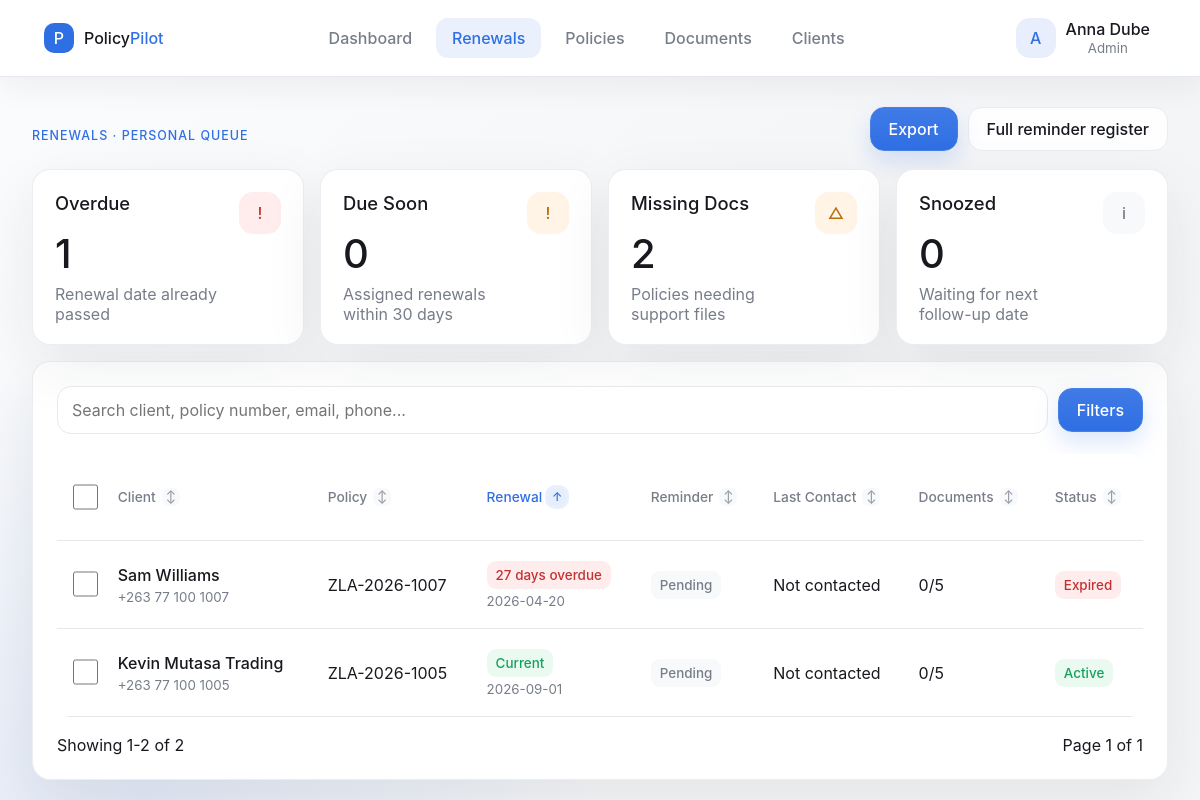
Screenshot of /?page=my_tasks (signed in) with the database file from the repository.
### tables this page shows
CREATE TABLE users (
  id INT UNSIGNED AUTO_INCREMENT PRIMARY KEY,
  name VARCHAR(120) NOT NULL,
  email VARCHAR(190) NOT NULL UNIQUE,
  role VARCHAR(80) NOT NULL DEFAULT 'viewer',
  password_hash VARCHAR(255) NOT NULL,
  is_active TINYINT(1) NOT NULL DEFAULT 1,
  created_at TIMESTAMP NOT NULL DEFAULT CURRENT_TIMESTAMP,
  updated_at TIMESTAMP NOT NULL DEFAULT CURRENT_TIMESTAMP ON UPDATE CURRENT_TIMESTAMP,
  deleted_at DATETIME NULL,
  INDEX idx_users_role (role),
  INDEX idx_users_active (is_active),
  INDEX idx_users_deleted (deleted_at)
);

CREATE TABLE roles (
  id INT UNSIGNED AUTO_INCREMENT PRIMARY KEY,
  slug VARCHAR(80) NOT NULL UNIQUE,
  name VARCHAR(120) NOT NULL,
  description VARCHAR(255) NULL,
  is_system TINYINT(1) NOT NULL DEFAULT 0,
  created_at TIMESTAMP NOT NULL DEFAULT CURRENT_TIMESTAMP,
  updated_at TIMESTAMP NOT NULL DEFAULT CURRENT_TIMESTAMP ON UPDATE CURRENT_TIMESTAMP
);

CREATE TABLE policies (
  id INT UNSIGNED AUTO_INCREMENT PRIMARY KEY,
  client_id INT UNSIGNED NOT NULL,
  policy_number VARCHAR(60) NOT NULL UNIQUE,
  insurance_type VARCHAR(80) NOT NULL,
  premium_amount DECIMAL(12,2) NOT NULL,
  payment_frequency ENUM('Monthly', 'Quarterly', 'Annually') NOT NULL DEFAULT 'Monthly',
  start_date DATE NOT NULL,
  renewal_date DATE NOT NULL,
  reminder_days INT UNSIGNED NOT NULL DEFAULT 30,
  reminder_status ENUM('Pending', 'Contacted', 'Snoozed', 'Failed', 'Resolved') NOT NULL DEFAULT 'Pending',
  reminder_note VARCHAR(255) NULL,
  reminder_last_contacted_at DATETIME NULL,
  reminder_snoozed_until DATE NULL,
  status ENUM('Active', 'Expired', 'Pending Renewal') NOT NULL DEFAULT 'Active',
  assigned_to INT UNSIGNED NULL,
  notes TEXT NULL,
  created_by INT UNSIGNED NULL,
  updated_by INT UNSIGNED NULL,
  created_at TIMESTAMP NOT NULL DEFAULT CURRENT_TIMESTAMP,
  updated_at TIMESTAMP NOT NULL DEFAULT CURRENT_TIMESTAMP ON UPDATE CURRENT_TIMESTAMP,
  deleted_at DATETIME NULL,
  CONSTRAINT fk_policies_client FOREIGN KEY (client_id) REFERENCES clients(id) ON DELETE RESTRICT,
  CONSTRAINT fk_policies_created_by FOREIGN KEY (created_by) REFERENCES users(id) ON DELETE SET NULL,
  CONSTRAINT fk_policies_updated_by FOREIGN KEY (updated_by) REFERENCES users(id) ON DELETE SET NULL,
  CONSTRAINT fk_policies_assigned_to FOREIGN KEY (assigned_to) REFERENCES users(id) ON DELETE SET NULL,
  CONSTRAINT chk_policies_premium_positive CHECK (premium_amount > 0),
  CONSTRAINT chk_policies_dates_ordered CHECK (renewal_date >= start_date),
  CONSTRAINT chk_policies_reminder_days CHECK (reminder_days BETWEEN 1 AND 365),
  CONSTRAINT chk_policies_number_format CHECK (policy_number REGEXP '^[A-Z0-9-]+$'),
  INDEX idx_policies_client (client_id),
  INDEX idx_policies_status (status),
  INDEX idx_policies_reminder_status (reminder_status),
  INDEX idx_policies_renewal_date (renewal_date),
  INDEX idx_policies_type (insurance_type),
  INDEX idx_policies_assigned (assigned_to),
  INDEX idx_policies_deleted (deleted_at)
);

CREATE TABLE clients (
  id INT UNSIGNED AUTO_INCREMENT PRIMARY KEY,
  client_code VARCHAR(40) NOT NULL UNIQUE,
  client_type ENUM('Individual', 'Corporate', 'SME', 'Group') NOT NULL DEFAULT 'Individual',
  display_name VARCHAR(140) NOT NULL,
  email VARCHAR(190) NULL,
  phone VARCHAR(40) NULL,
  alternate_phone VARCHAR(40) NULL,
  national_id VARCHAR(80) NULL,
  tax_number VARCHAR(80) NULL,
  address_line1 VARCHAR(180) NULL,
  suburb VARCHAR(120) NULL,
  city VARCHAR(120) NULL,
  province VARCHAR(120) NULL,
  country VARCHAR(120) NOT NULL DEFAULT 'Zimbabwe',
  preferred_contact ENUM('Phone', 'Email', 'SMS', 'WhatsApp') NOT NULL DEFAULT 'Phone',
  segment ENUM('Retail', 'VIP', 'SME', 'Corporate') NOT NULL DEFAULT 'Retail',
  status ENUM('Active', 'Inactive', 'Watchlist') NOT NULL DEFAULT 'Active',
  notes TEXT NULL,
  created_at TIMESTAMP NOT NULL DEFAULT CURRENT_TIMESTAMP,
  updated_at TIMESTAMP NOT NULL DEFAULT CURRENT_TIMESTAMP ON UPDATE CURRENT_TIMESTAMP,
  deleted_at DATETIME NULL,
  UNIQUE KEY uq_clients_email (email),
  INDEX idx_clients_name (display_name),
  INDEX idx_clients_phone (phone),
  INDEX idx_clients_city (city),
  INDEX idx_clients_segment (segment),
  INDEX idx_clients_status (status),
  INDEX idx_clients_deleted (deleted_at)
);

### app/Views/my_tasks/index.php (the view, shortened to what the rows shown need)
<?php
function my_task_sort_link(string $label, string $column, array $filters): string
{
    $active = ($filters['sort'] ?? '') === $column;
    $direction = (($filters['sort'] ?? '') === $column && ($filters['direction'] ?? 'ASC') === 'ASC') ? 'DESC' : 'ASC';
    $params = array_filter([
        'page' => 'my_tasks',
        'search' => $filters['search'] ?? '',
        'status' => $filters['status'] ?? '',
        'reminder_status' => $filters['reminder_status'] ?? '',
        'renewal' => $filters['renewal'] ?? '',
        'type' => $filters['type'] ?? '',
        'docs' => $filters['docs'] ?? '',
        'sort' => $column,
        'direction' => $direction,
    ], fn ($value) => $value !== '');
    return '<a class="sort-link ' . ($active ? 'active' : '') . '" href="?' . http_build_query($params) . '">' . e($label) . sort_icon($active, $filters['direction'] ?? 'ASC') . '</a>';
}
$items = $result['items'];
$documentTypeCount = max(1, (int) ($documentTypeCount ?? 1));
?>
<section class="kpi-grid queue-summary" aria-label="My renewal workload">
    <a class="metric-card" href="?page=my_tasks&renewal=expired">
        <h2>Overdue</h2>
    </a>
    <a class="metric-card" href="?page=my_tasks&renewal=soon">
        <h2>Due Soon</h2>
    </a>
    <a class="metric-card" href="?page=my_tasks&docs=missing">
        <h2>Missing Docs</h2>
    </a>
    <a class="metric-card" href="?page=my_tasks&reminder_status=Snoozed">
        <h2>Snoozed</h2>
    </a>
</section>
<section class="panel">
    <form id="my-tasks-bulk-form" method="post" action="?action=reminder_bulk" data-bulk-form>
        <div class="table-wrap">
            <table>
                <thead>
                <tr>
                    <th><input type="checkbox" data-select-all aria-label="Select all tasks"></th>
                    <th><?= my_task_sort_link('Client', 'client_name', $filters ?? []) ?></th>
                    <th><?= my_task_sort_link('Policy', 'policy_number', $filters ?? []) ?></th>
                    <th><?= my_task_sort_link('Renewal', 'renewal_date', $filters ?? []) ?></th>
                    <th><?= my_task_sort_link('Reminder', 'reminder_status', $filters ?? []) ?></th>
                    <th><?= my_task_sort_link('Last Contact', 'reminder_last_contacted_at', $filters ?? []) ?></th>
                    <th><?= my_task_sort_link('Documents', 'document_count', $filters ?? []) ?></th>
                    <th><?= my_task_sort_link('Status', 'status', $filters ?? []) ?></th>
                </tr>
                </thead>
                <tbody>
                <?php foreach ($items as $policy): ?>
                    <?php $badge = renewal_badge($policy['renewal_date'], $policy['status']); ?>
                    <tr class="clickable-row" tabindex="0" data-dialog-open="task-dialog-<?= e((string) $policy['id']) ?>">
                        <td><input type="checkbox" name="ids[]" value="<?= e((string) $policy['id']) ?>" data-row-select aria-label="Select <?= e($policy['policy_number']) ?>"></td>
                        <td><strong><?= e($policy['client_name']) ?></strong><small><?= e($policy['client_phone'] ?? 'No phone') ?></small></td>
                        <td><?= e($policy['policy_number']) ?></td>
                        <td><span class="badge <?= e($badge['tone']) ?>"><?= e($badge['label']) ?></span><small><?= e($policy['renewal_date']) ?></small></td>
                        <td><span class="badge <?= e(reminder_tone($policy['reminder_status'])) ?>"><?= e($policy['reminder_status']) ?></span></td>
                        <td><?= e($policy['reminder_last_contacted_at'] ?? 'Not contacted') ?></td>
                        <td><?= e((string) $policy['document_count']) ?>/<?= e((string) $documentTypeCount) ?></td>
                        <td><span class="status-dot <?= e(strtolower(str_replace(' ', '-', $policy['status']))) ?>"><?= e($policy['status']) ?></span></td>
                    </tr>
                <?php endforeach; ?>
                </tbody>
            </table>
        </div>
    </form>
</section>

### app/Views/layout.php (shortened to what the rows shown need)
<?php
$currentPage = $_GET['page'] ?? 'dashboard';
?>
<!doctype html>
<html lang="en">
<head>
    <link rel="stylesheet" href="assets/css/app.css">
</head>
<body>
<?php if ($user): ?>
    <header class="topbar">
        <a class="brand" href="?page=dashboard" aria-label="PolicyPilot dashboard">
            <span class="brand-mark">P</span>
            <span>Policy<span>Pilot</span></span>
        </a>
        <nav class="nav" aria-label="Primary navigation">
            <?php if (Auth::can('dashboard.view')): ?>
                <a class="<?= $currentPage === 'dashboard' ? 'active' : '' ?>" href="?page=dashboard">Dashboard</a>
            <?php endif; ?>
            <?php if (Auth::can('reminder.manage')): ?>
                <a class="<?= in_array($currentPage, ['my_tasks', 'reminders'], true) ? 'active' : '' ?>" href="?page=my_tasks">Renewals</a>
            <?php endif; ?>
            <?php if (Auth::can('policy.view')): ?>
                <a class="<?= str_starts_with($currentPage, 'polic') ? 'active' : '' ?>" href="?page=policies">Policies</a>
            <?php endif; ?>
            <?php if (Auth::can('document.view')): ?>
                <a class="<?= $currentPage === 'documents' ? 'active' : '' ?>" href="?page=documents">Documents</a>
            <?php endif; ?>
            <?php if (Auth::can('client.view')): ?>
                <a class="<?= $currentPage === 'clients' ? 'active' : '' ?>" href="?page=clients">Clients</a>
            <?php endif; ?>
        </nav>
        <div class="profile-menu">
            <button class="user-chip profile-trigger" type="button" data-profile-menu aria-haspopup="true" aria-expanded="false">
                <span class="avatar"><?= e(strtoupper(substr($user['name'], 0, 1))) ?></span>
                <span>
                    <strong><?= e($user['name']) ?></strong>
                    <small><?= e(role_label($user['role'])) ?></small>
                </span>
            </button>
                <?php if (Auth::can('settings.manage')): ?>
                    <a class="menu-item" href="?page=settings">
                        <span aria-hidden="true">⚙</span>
                        Admin settings
                    </a>
                <?php endif; ?>
        </div>
    </header>
<?php endif; ?>
<main class="<?= $user ? 'shell' : 'auth-shell' ?>">
    <?= $content ?>
</main>
</body>
</html>

### rows the page displays
users: name "A", name "Anna Dube", role.name "Admin"
policies: client.display_name "Sam Williams", client.phone "+263 77 100 1007", policy_number "ZLA-2026-1007", renewal_date+status "27 days overdue", renewal_date "2026-04-20", reminder_status "Pending", reminder_last_contacted_at "Not contacted", document_count "0", status "Expired"
policies: client.display_name "Kevin Mutasa Trading", client.phone "+263 77 100 1005", policy_number "ZLA-2026-1005", renewal_date+status "Current", renewal_date "2026-09-01", reminder_status "Pending", reminder_last_contacted_at "Not contacted", document_count "0", status "Active"

### other values shown
count($overdue) "1"
count($dueSoon) "0"
count($missingDocs) "2"
count($snoozed) "0"
$label "Client Policy Renewal Reminder Last Contact Documents Status"
$symbol "↕ ↕ ↑ ↕ ↕ ↕ ↕"
count($items) ? (($result['page'] - 1) * $result['per_page'] + 1) : 0 "1"
min($result['total'], $result['page'] * $result['per_page']) "2"
$result['total'] "2"
$result['page'] "1"
$result['pages'] "1"
